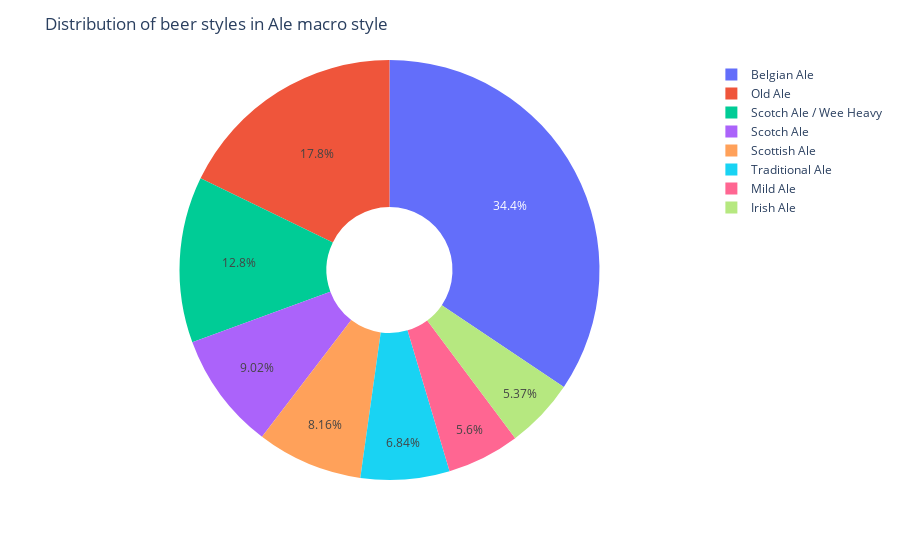

Write notebook code for a chart like this one.
### Code cell
#Pie chart of the distribution of styles per macro style
def macro_style_pichart(macro_style):
    fig = px.pie(pie_chart_styles, values=macro_style, names= pie_chart_styles.index.values, hole=.3)
    fig.update_layout( title_text= f"Distribution of beer styles in {macro_style} macro style")
    return fig

#We show one example among the whole macro beer styles. For the whole interactive plot go and visit the website
macro_style_pichart('Ale').show()

### Figure 1 — Plotly figure (JSON) as saved in the notebook; plotly's stock layout.template omitted (floating-point values rounded to 4 significant figures; data arrays with more than 128 entries replaced by an {"elided": "..."} marker saying what was removed)
{"data": [{"domain": {"x": [0, 1], "y": [0, 1]}, "hole": 0.3, "hovertemplate": "label=%{label}<br>Ale=%{value}<extra></extra>", "labels": {"elided": "171 str values"}, "legendgroup": "", "name": "", "showlegend": true, "type": "pie", "values": {"elided": "171 int values"}}], "layout": {"legend": {"tracegroupgap": 0}, "margin": {"t": 60}, "title": {"text": "Distribution of beer styles in Ale macro style"}}}
